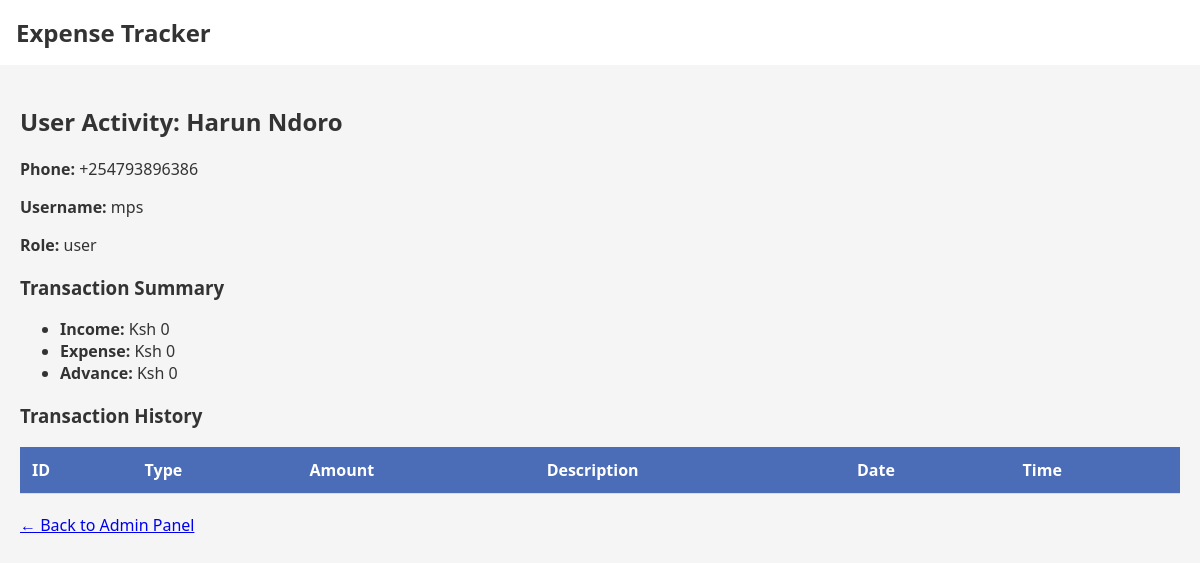
The app's page /admin/user/3 (signed in) with its own data.
### tables this page shows
CREATE TABLE users (
            id INTEGER PRIMARY KEY AUTOINCREMENT,
            name TEXT,
            phone TEXT,
            username TEXT UNIQUE,
            password TEXT,
            role TEXT
        );

### app.py (the view)
@app.route('/admin/user/<int:user_id>')
@admin_only
def user_activity(user_id):
    db = get_db()
    user = db.execute("SELECT * FROM users WHERE id=?", (user_id,)).fetchone()
    if not user:
        flash("User not found.")
        return redirect(url_for('dashboard'))
    transactions = db.execute("SELECT * FROM transactions WHERE user_id=? ORDER BY date DESC", (user_id,)).fetchall()
    labels = ['income', 'expense', 'advance']
    data = [db.execute("SELECT SUM(amount) FROM transactions WHERE type=? AND user_id=?", (label, user_id)).fetchone()[0] or 0 for label in labels]
    return render_template('user_activity.html', user=user, transactions=transactions, labels=labels, data=data, zip=zip)

### app.py (called while the page is built)
@app.context_processor
def inject_settings():
    db = get_db()
    try:
        settings_data = db.execute("SELECT key, value FROM settings").fetchall()
        return {
            'settings': {row['key']: row['value'] for row in settings_data}
        }
    except Exception:
        return {'settings': {}}

def admin_only(f):
    @wraps(f)
    def decorated(*args, **kwargs):
        if 'user' not in session or session['user']['role'] != 'admin':
            flash("Admin access only")
            return redirect(url_for('dashboard'))
        return f(*args, **kwargs)
    return decorated

### database.py (called while the page is built)
def get_db():
    if 'db' not in g:
        g.db = sqlite3.connect(DATABASE)
        g.db.row_factory = sqlite3.Row
        g.db.execute('PRAGMA foreign_keys = ON')  # Enforce foreign key constraints
    return g.db

### templates/user_activity.html (shortened to what this page needs)
{% extends "base.html" %}
{% block content %}
<h2>User Activity: {{ user.name }}</h2>
<p><strong>Phone:</strong> {{ user.phone }}</p>
<p><strong>Username:</strong> {{ user.username }}</p>
<p><strong>Role:</strong> {{ user.role }}</p>
<h3>Transaction Summary</h3>
<ul>
  {% for label, value in zip(labels, data) %}
    <li><strong>{{ label.title() }}:</strong> Ksh {{ value }}</li>
  {% endfor %}
</ul>
<h3>Transaction History</h3>
<table>
  <tr><th>ID</th><th>Type</th><th>Amount</th><th>Description</th><th>Date</th><th>Time</th></tr>
</table>
<a href="{{ url_for('dashboard') }}" style="display: inline-block; margin-top: 20px;">← Back to Admin Panel</a>
{% endblock %}

### static/style.css (style rules this page uses)
body { margin: 0; font-family: 'Segoe UI', Tahoma, Geneva, Verdana, sans-serif; background-color: #f4f6f8; color: #333; }
table { width: 100%; border-collapse: collapse; margin-top: 10px; }
th, td { padding: 12px; border-bottom: 1px solid #ddd; text-align: left; }
th { background-color: #4b6cb7; color: white; }

### records on screen
users: name "Harun Ndoro", phone "+254793896386", username "mps", role "user"

### other values on screen
{{ settings.get('site_name', 'Expense Tracker') }} "Expense Tracker"
{{ label.title() }} "Income" "Expense" "Advance"
{{ value }} "0" "0" "0"
